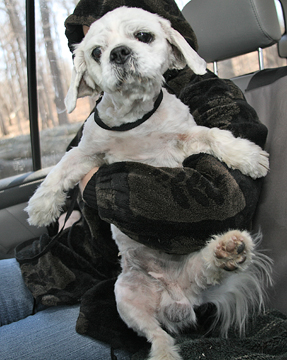
#> input picture Tensorflow + Keras/data images/Dog/10091.jpg, 287 x 360 px, found by its file name
$ python part2.py
#> lines starting #> are read from the running program, lines starting #| are printed output that depends on the picture
# -*- coding: utf-8 -*-
"""
Created on Mon Oct  1 21:32:50 2018

@author: te122613

https://pythonprogramming.net/loading-custom-data-deep-learning-python-tensorflow-keras/?completed=/introduction-deep-learning-python-tensorflow-keras/
https://www.youtube.com/watch?v=j-3vuBynnOE&list=PLQVvvaa0QuDfhTox0AjmQ6tvTgMBZBEXN&index=2

Příprava dat pro kategorizaci dat categories = ["Dog","Cat"]
"""

import numpy as np
import matplotlib.pyplot as plt
import os
import cv2

datadir = "C:/Users/te122613/OneDrive - TE Connectivity/My Data/AI training/Python test/Tensorflow + Keras/data images"
categories = ["Dog","Cat"]
training_data = []
IMG_SIZE = 50

def create_training_data():
    for category in categories:
        path = os.path.join(datadir, category)
        class_num = categories.index(category)
        for img in os.listdir(path):
            try:
                img_array = cv2.imread(os.path.join(path, img), cv2.IMREAD_GRAYSCALE)
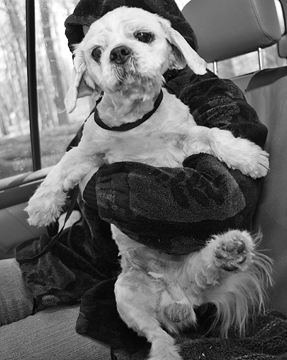
#> img_array: shape (360, 287); min 0, max 255, mean 101.4
                new_array = cv2.resize(img_array,(IMG_SIZE,IMG_SIZE))
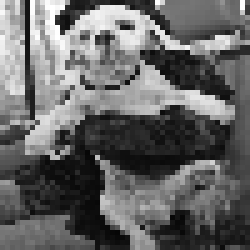
#> new_array: shape (50, 50) (shown 5 times larger); min 6, max 255, mean 101.5
                training_data.append([new_array, class_num])
            except Exception as e:
                pass
#> pass 2 of the loop in create_training_data, `for category in categories:`:
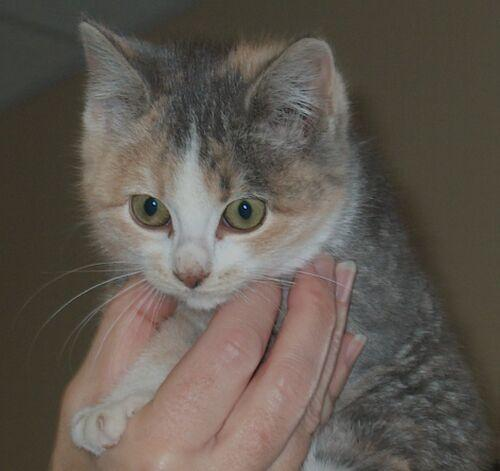
#> input picture Tensorflow + Keras/data images/Cat/10002.jpg, 500 x 471 px, found by its file name
#> in create_training_data, `img_array = cv2.imread(os.path.join(path, img), cv2.IMREAD_GRAYSCALE)`:
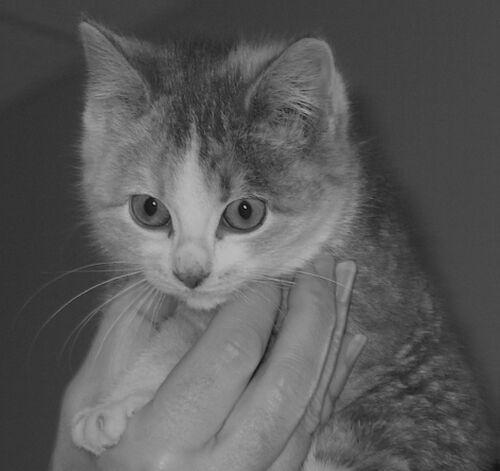
#> img_array: shape (471, 500); min 2, max 193, mean 90.2
#> in create_training_data, `new_array = cv2.resize(img_array,(IMG_SIZE,IMG_SIZE))`:
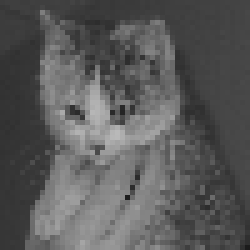
#> new_array: shape (50, 50) (shown 5 times larger); min 28, max 185, mean 90
create_training_data()
print(len(training_data))
#| 2

import random
random.shuffle(training_data)

for sample in training_data[:10]:
    print(sample[1])
#> this loop made 2 passes
#| 0
#| 1
X = []
y = []

for features,label in training_data:
    X.append(features)
    y.append(label)
#> this loop made 2 passes
#> label on passes 1 to 2: 0, 1
#> after the loop, X = 2 items; y = [0, 1]

print(X[0].reshape(-1, IMG_SIZE, IMG_SIZE, 1))
#> (printed output is left out)

X = np.array(X).reshape(-1, IMG_SIZE, IMG_SIZE, 1)

import pickle

pickle_out = open("X.pickle","wb")
pickle.dump(X, pickle_out)
pickle_out.close()

pickle_out = open("y.pickle","wb")
pickle.dump(y, pickle_out)
pickle_out.close()

pickle_in = open("X.pickle","rb")
X = pickle.load(pickle_in)

pickle_in = open("y.pickle","rb")
y = pickle.load(pickle_in)
